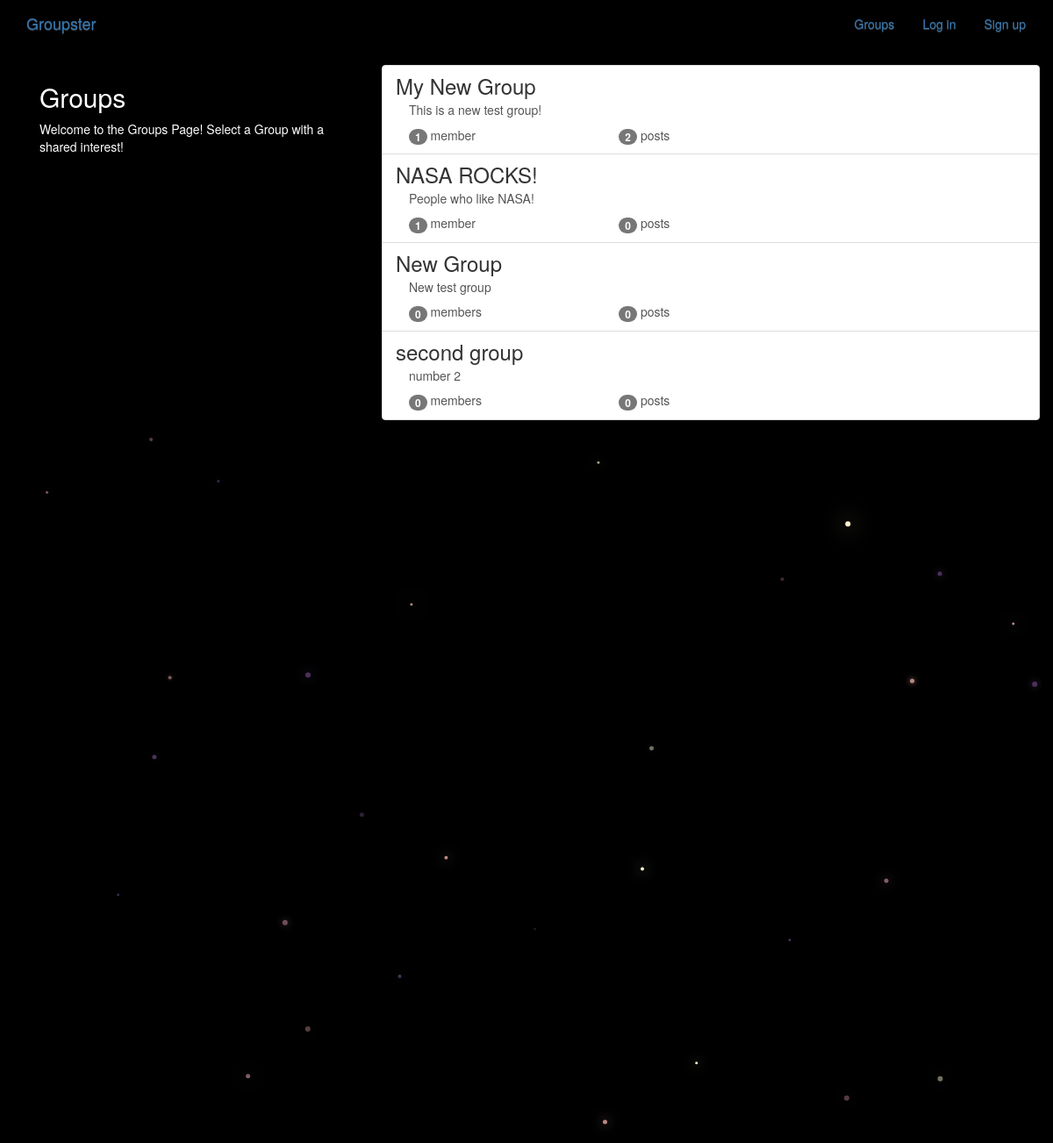
The app's page /groups/ with its own data.
### groups/models.py (models this page shows, shortened)
class Group(models.Model):
    name = models.CharField(max_length=255, unique=True)
    slug = models.SlugField(allow_unicode=True, unique=True)
    description = models.TextField(blank=True, default='')
    description_html = models.TextField(editable=False, default='', blank=True)
    members = models.ManyToManyField(User,through="GroupMember")
    class Meta:
        ordering = ["name"]

### groups/views.py (the view)
class ListGroups(generic.ListView):
    model = Group

### groups/templates/groups/group_list.html (shortened to what this page needs)
{% extends "groups/group_base.html" %}
{% block pregroup %}
<div class="col-md-4">
	<div class="content">
			<h2>Groups</h2>
			<p>Welcome to the Groups Page! Select a Group with a shared interest!</p>
	</div>
</div>
{% endblock %}
{% block group_content %}
<div class="col-md-8">
	<div class="list-group">
		{% for group in object_list %}
		  <a class="list-group-item" href="{% url 'groups:single' slug=group.slug %}">
			     <h3 class="title list-group-item-heading">{{ group.name }}</h3>
			<div class="list-group-item-text container-fluid">
				{{ group.description_html|safe }}
				<div class="row">
					<div class="col-md-4">
						<span class="badge">{{ group.members.count }}</span> member{{ group.members.count|pluralize }}
					</div>
					<div class="col-md-4">
						<span class="badge">{{ group.posts.count }}</span> post{{ group.posts.count|pluralize }}
					</div>
				</div>
			</div>
		</a>
		{% endfor %}
	</div>
</div>
{% endblock %}

### static/simplesocial/css/master.css (style rules this page uses)
body { margin: 0; overflow: hidden; background-color: black; color:white; }

### records on screen
Group: name "My New Group", description_html "This is a new test group!", members.count "1", posts.count "2"
Group: name "NASA ROCKS!", description_html "People who like NASA!", members.count "1", posts.count "0"
Group: name "New Group", description_html "New test group", members.count "0", posts.count "0"
Group: name "second group", description_html "number 2", members.count "0", posts.count "0"
